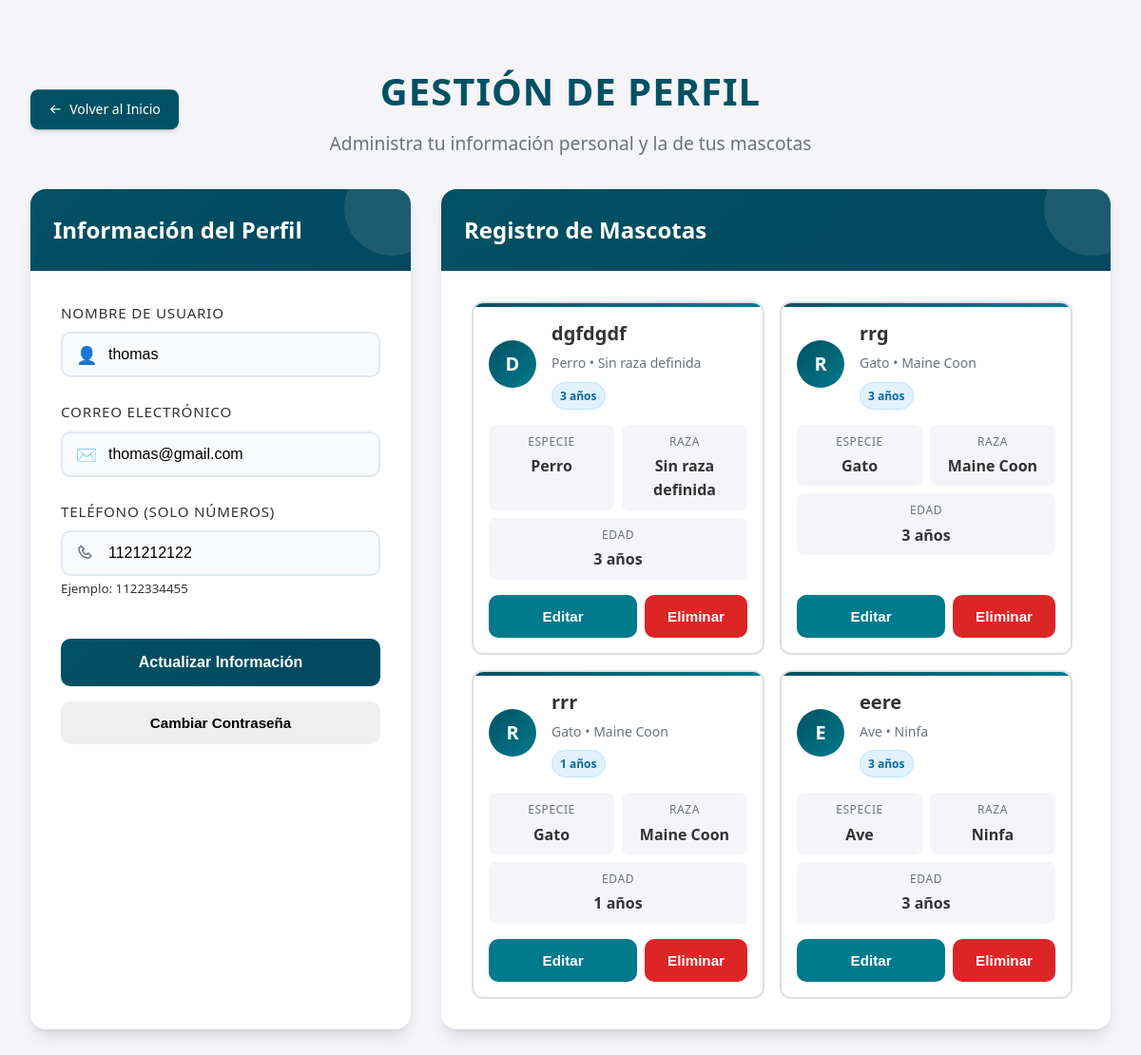
The app's page /gestion_perfil.php (signed in), older data.
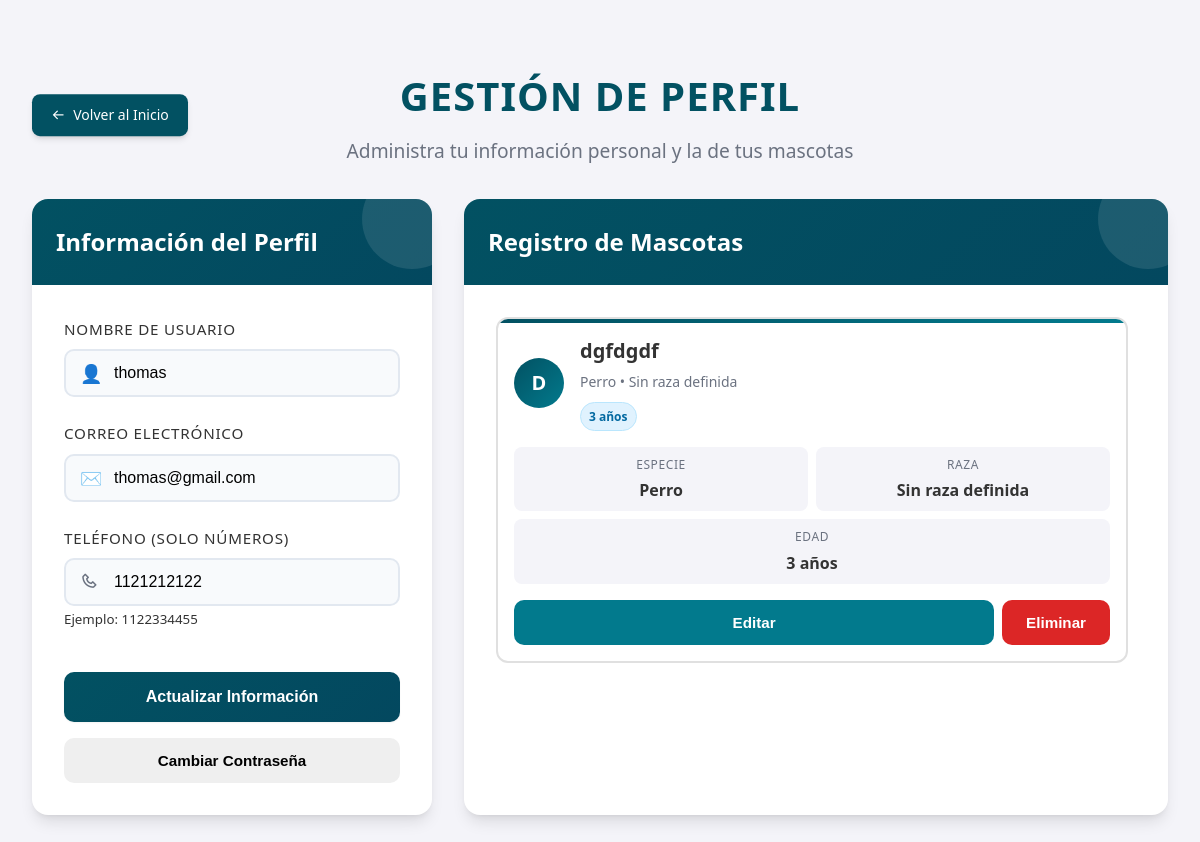
The same page, newer data.
### tables this page shows
CREATE TABLE `mascotas` (
  `id` int(11) NOT NULL,
  `user_id` int(11) NOT NULL,
  `nombre` varchar(50) NOT NULL,
  `especie` varchar(50) NOT NULL,
  `raza` varchar(50) NOT NULL,
  `edad` int(11) NOT NULL,
  `sexo` varchar(10) NOT NULL,
  `peso` decimal(5,2) NOT NULL,
  `esterilizado` tinyint(1) NOT NULL,
  `foto` varchar(255) DEFAULT NULL
);

### gestion_perfil.php (the view, shortened to what the changed rows need)
<?php
$user_id = $_SESSION['user_id'];
try {
    $conn = new PDO("mysql:host=localhost;dbname=veterinaria", "root", "");
    $conn->setAttribute(PDO::ATTR_ERRMODE, PDO::ERRMODE_EXCEPTION);
    $query = "SELECT * FROM mascotas WHERE user_id = :user_id";
    $stmt = $conn->prepare($query);
    $stmt->bindParam(':user_id', $user_id);
    $stmt->execute();
    $mascotas = $stmt->fetchAll(PDO::FETCH_ASSOC);
    }
 catch (PDOException $e) {
    $mensaje = "Error: " . $e->getMessage();
}
?>
<!DOCTYPE html>
<html lang="es">
<head>
    <link href="https://cdn.jsdelivr.net/npm/sweetalert2@11/dist/sweetalert2.min.css" rel="stylesheet">
    <link href="https://cdn.jsdelivr.net/npm/boxicons@2.1.4/css/boxicons.min.css" rel="stylesheet">
</head>
<body>
    <div class="container">
        <div class="header">
            <div class="header-content">
                <h1>Gestión de Perfil</h1>
            </div>
        </div>
        <div class="main-grid">
            <div class="card profile-card">
                <div class="card-header">
                    <h2>Información del Perfil</h2>
                </div>
            </div>
            <div class="card pets-card">
                <div class="card-header">
                    <h2>Registro de Mascotas</h2>
                </div>
                <div class="card-body">
                    <?php if (empty($mascotas)): ?>
                        <div class="no-pets" style="text-align: center; padding: 2rem;">
                            <div style="font-size: 4rem; margin-bottom: 1rem;">🐾</div>
                            <h3 style="color: var(--text-secondary); margin-bottom: 0.5rem;">No tienes mascotas registradas</h3>
                            <p style="color: var(--text-tertiary); margin-bottom: 1.5rem;">¡Agrega tu primera mascota para comenzar!</p>
                            <a href="registrar_mascota.php" class="btn btn-primary">
                                <i class='bx bx-plus'></i> Agregar Mascota
                            </a>
                        </div>
                    <?php else: ?>
                        <div class="pets-grid">
                            <?php foreach ($mascotas as $pet): ?>
                                <div class="pet-card">
                                    <div class="pet-header">
                                        <div class="pet-avatar">
                                            <?php echo strtoupper(substr($pet['nombre'], 0, 1)); ?>
                                        </div>
                                        <div class="pet-info">
                                            <h3><?php echo htmlspecialchars($pet['nombre']); ?></h3>
                                            <p><?php echo htmlspecialchars($pet['especie']); ?> • <?php echo htmlspecialchars($pet['raza']); ?></p>
                                            <div class="pet-age-badge">
                                                <?php echo htmlspecialchars($pet['edad']); ?> años
                                            </div>
                                        </div>
                                    </div>
                                    <div class="pet-details">
                                        <div class="pet-detail">
                                            <div class="pet-detail-label">Especie</div>
                                            <div class="pet-detail-value"><?php echo htmlspecialchars($pet['especie']); ?></div>
                                        </div>
                                        <div class="pet-detail">
                                            <div class="pet-detail-label">Raza</div>
                                            <div class="pet-detail-value"><?php echo htmlspecialchars($pet['raza']); ?></div>
                                        </div>
                                        <div class="pet-detail">
                                            <div class="pet-detail-label">Edad</div>
                                            <div class="pet-detail-value"><?php echo htmlspecialchars($pet['edad']); ?> años</div>
                                        </div>
                                    </div>
                                    <div class="pet-actions">
                                        <button class="btn btn-secondary"
                                                onclick="openModal('<?php echo $pet['id']; ?>', '<?php echo htmlspecialchars($pet['nombre']); ?>', '<?php echo htmlspecialchars($pet['especie']); ?>', '<?php echo htmlspecialchars($pet['raza']); ?>', '<?php echo htmlspecialchars($pet['edad']); ?>')">
                                            Editar
                                        </button>
                                        <form action="gestion_perfil.php" method="post" style="display: inline;">
                                            <button type="submit" name="delete_pet" class="btn btn-danger"
                                                    onclick="return confirm('¿Estás seguro de que quieres eliminar a <?php echo htmlspecialchars($pet['nombre']); ?>?')">
                                                Eliminar
                                            </button>
                                        </form>
                                    </div>
                                </div>
                            <?php endforeach; ?>
                        </div>
                    <?php endif; ?>
                </div>
            </div>
        </div>
    </div>
</body>
</html>

Row changes from the older to the newer data that the page shows:
removed mascotas: nombre "R", nombre "rrg", especie "Gato", raza "Maine Coon", edad "3"
removed mascotas: nombre "R", nombre "rrr", especie "Gato", raza "Maine Coon", edad "1"
removed mascotas: nombre "E", nombre "eere", especie "Ave", raza "Ninfa", edad "3"
